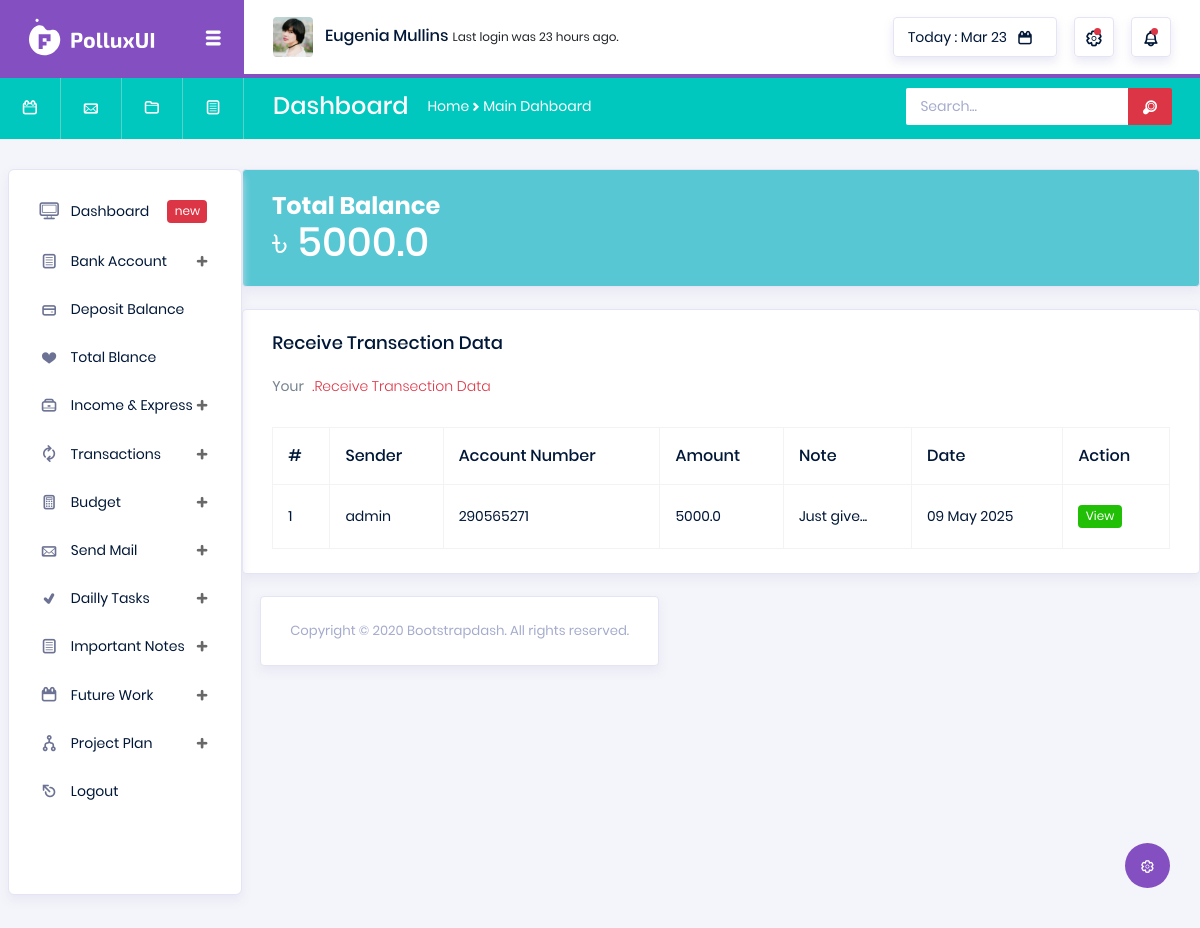
The app's page /total-blance/ (signed in) with its own data.
### transactions/models.py (models this page shows, shortened)
class TotalBalance(models.Model):
    user = models.OneToOneField(User, on_delete=models.CASCADE)
    balance = models.FloatField(default=0.00)

class Transaction(models.Model):
    send_user = models.ForeignKey(User, on_delete=models.CASCADE, related_name='send_user')
    receive_user = models.ForeignKey(User, on_delete=models.CASCADE, related_name='receive_user')
    account_number = models.CharField(max_length=3600)
    amount = models.FloatField(default=0)
    note = models.TextField()
    transection_date = models.DateTimeField(auto_now_add=True)

### accounts/models.py (models this page shows, shortened)
class Profile(models.Model):
    user = models.OneToOneField(User, on_delete=models.CASCADE, related_name='user_profile')
    profile_pic = models.ImageField(upload_to='profile_pic', blank=True, null=True)
    account_number = models.CharField(max_length=3600 ,unique=True, null=True, blank=True)
    bio = models.CharField(max_length=60, blank=True, null=True)
    adress = models.CharField(max_length=260)
    createat = models.DateTimeField(auto_now_add=True)

### transactions/views.py (the view)
# urls.py: path('total-blance/', views.TotalBlance, name='total_blance'),
@login_required
def TotalBlance(request):
    total_plance = TotalBalance.objects.get(user=request.user)
    account_number = request.user.user_profile.account_number
    receiver_transection_data = Transaction.objects.filter(Q(receive_user=request.user) & Q(account_number=account_number))
    return render(request, 'transaction/total_plance.html', context={'total_plance':total_plance, 'receiver_transection_data':receiver_transection_data})

### templates/transaction/total_plance.html (shortened to what this page needs)
{% extends 'base.html' %}
{% load static %}
{% block body %}
<div class="row">
  <div class="col-md-12 grid-margin stretch-card">
    <div class="card text-white" style="background-color: #57c7d4;">
      <div class="card-body d-flex justify-content-between align-items-center">
        <div>
          <h4 class="font-weight-bold mb-1">Total Balance</h4>
          <h2 class="mb-0">৳ {{ total_plance.balance }}</h2>
        </div>
      </div>
    </div>
  </div>
  <div class="col-lg-12 grid-margin stretch-card">
    <div class="card">
      <div class="card-body">
        <h4 class="card-title">Receive Transection Data</h4>
        <p class="card-description">
          Your <code>.Receive Transection Data</code>
        </p>
        <div class="table-responsive pt-3">
          <table class="table table-bordered">
            <thead>
              <tr>
                <th>
                  #
                </th>
                <th>
                  Sender
                </th>
                <th>
                  Account Number
                </th>
                <th>
                  Amount
                </th>
                <th>
                  Note
                </th>
                <th>
                  Date
                </th>
                <th>
                  Action
                </th>
              </tr>
            </thead>
            <tbody>
              {% for data in receiver_transection_data %}
              <tr>
                <td>
                  {{forloop.counter}}
                </td>
                <td>
                  {{data.send_user}}
                </td>
                <td>
                    {{data.send_user.user_profile.account_number}}
                </td>
                <td>
                    {{data.amount}}
                  </td>
                <td>
                  {{data.note|slice:30}}...
                </td>
                <td>
                    {{data.transection_date|date:"d F Y"}}
                </td>
                <td>
                    <a href="" class="badge badge-success" data-toggle="modal"
                    data-target="#exampleModalCenter{{ data.id }}">View</a>
                </td>
              </tr>
            {% endfor %}
            </tbody>
          </table>
        </div>
      </div>
    </div>
  </div>
{% endblock %}

### records on screen
TotalBalance: balance "5000.0"
Transaction: send_user "admin", send_user.user_profile.account_number "290565271", amount "5000.0", note "Just give", transection_date "09 May 2025"
